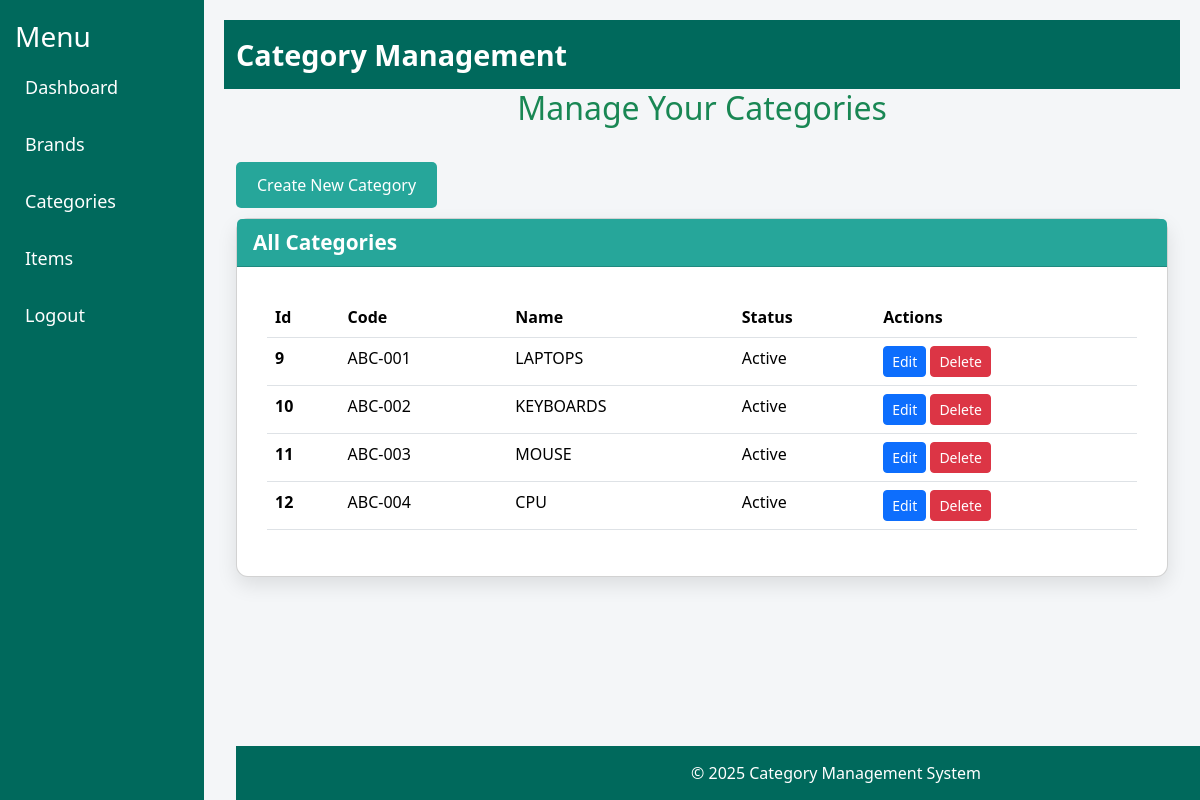
Screenshot of /category_management.php with the database file from the repository.
### tables this page shows
CREATE TABLE `master_category` (
  `id` int(11) NOT NULL,
  `code` varchar(50) NOT NULL,
  `name` varchar(100) NOT NULL,
  `status` enum('Active','Inactive') DEFAULT 'Active',
  `created_at` datetime DEFAULT current_timestamp(),
  `updated_at` datetime DEFAULT current_timestamp() ON UPDATE current_timestamp()
);

### classes/category.php (called while the page is built, shortened)
<?php
require_once 'classes/db.php';
class Category {
    private $conn;
    public function __construct() {
        $database = new db();
        $this->conn = $database->connect();
    }
    public function getAllCategories() {
        try {
            $sql = "SELECT * FROM master_category";
            $stmt = $this->conn->prepare($sql);
            $stmt->execute();
            return $stmt->fetchAll(PDO::FETCH_ASSOC);
        } catch (PDOException $e) {
            return [];
        }
    }
}
?>

### classes/db.php (called while the page is built, shortened)
<?php
class db {
    private $host = "localhost";
    private $db_name = "mdm_db";
    private $username = "root";
    private $password = "";
    public function connect() {
        $this->conn = null;
        try {
            $this->conn = new PDO("mysql:host={$this->host};dbname={$this->db_name}", $this->username, $this->password);
            $this->conn->setAttribute(PDO::ATTR_ERRMODE, PDO::ERRMODE_EXCEPTION);
        } catch(PDOException $e) {
            echo "Connection failed: " . $e->getMessage();
        }
        return $this->conn;
    }
}
?>

### category_management.php (the view, shortened to what this page needs)
<?php
require_once 'classes/db.php';
require_once 'classes/category.php';
$categoryObj = new Category();
$categories = $categoryObj->getAllCategories();
?>
<!DOCTYPE html>
<html lang="en">
<head>
  <link href="https://cdn.jsdelivr.net/npm/bootstrap@5.3.3/dist/css/bootstrap.min.css" rel="stylesheet">
</head>
<body>
  <div class="side-nav">
    <h3 class="text-white">Menu</h3>
    <a href="admin_dashboard.php" class="active">Dashboard</a>
    <a href="brand_management.php">Brands</a>
    <a href="category_management.php">Categories</a>
    <a href="item_management.php">Items</a>
    <a href="logout.php" onclick="return confirmLogout()">Logout</a>
  </div>
  <div class="content">
    <nav class="navbar navbar-expand-lg">
      <div class="container-fluid">
        <a class="navbar-brand" href="#">Category Management</a>
      </div>
    </nav>
    <div class="container">
      <h2 class="text-center text-success mb-4">Manage Your Categories</h2>
      <button class="btn btn-custom" data-bs-toggle="modal" data-bs-target="#createCategoryModal">Create New Category</button>
<div class="card">
    <div class="card-header">All Categories</div>
    <div class="card-body">
        <table class="table">
            <thead>
                <tr>
                    <th scope="col">Id</th>
                    <th scope="col">Code</th>
                    <th scope="col">Name</th>
                    <th scope="col">Status</th>
                    <th scope="col">Actions</th>
                </tr>
            </thead>
            <tbody>
                <?php foreach ($categories as $category): ?>
                <tr>
                    <th scope="row"><?= htmlspecialchars($category['id']) ?></th>
                    <td><?= htmlspecialchars($category['code']) ?></td>
                    <td><?= htmlspecialchars($category['name']) ?></td>
                    <td><?= htmlspecialchars($category['status']) ?></td>
                    <td>
<a href="category_management.php?edit_id=<?= $category['id'] ?>" class="btn btn-primary btn-sm">
    Edit
</a>
                        <button class="btn btn-danger btn-sm btn-delete-category" data-id="<?= $category['id'] ?>">Delete</button>
                    </td>
                </tr>
                <?php endforeach; ?>
            </tbody>
        </table>
    </div>
</div>
  <footer>
    &copy; 2025 Category Management System
  </footer>
</body>
</html>

### category_management.php (style rules this page uses)
body { font-family: 'Segoe UI', sans-serif; background-color: #f4f6f8; margin: 0; display: flex; height: 100vh; }
.side-nav { height: 100%; width: 17%; position: fixed; top: 0; left: 0; background-color: #00695c; padding-top: 20px; padding-left: 15px; }
.side-nav a { display: block; color: white; padding: 10px; text-decoration: none; margin: 10px 0; font-size: 18px; }
.content { margin-left: 17%; padding: 20px; width: 83%; overflow: auto; }
.navbar { background-color: #00695c; }
.navbar-brand { color: white !important; font-weight: bold; font-size: 1.8rem; }
.card { border-radius: 12px; box-shadow: 0 8px 20px rgba(0, 0, 0, 0.1); background-color: white; margin-bottom: 30px; }
.card-header { background-color: #26a69a; color: white; font-weight: bold; font-size: 1.3rem; }
.card-body { padding: 30px; }
.btn-custom { background-color: #26a69a; color: white; padding: 10px 20px; border-radius: 5px; margin: 10px 0; }
.table thead { background-color: #26a69a; color: white; }
footer { background-color: #00695c; color: #fff; text-align: center; padding: 15px; position: fixed; bottom: 0; width: 100%; }

### rows the page displays
master_category: id "9", code "ABC-001", name "LAPTOPS", status "Active"
master_category: id "10", code "ABC-002", name "KEYBOARDS", status "Active"
master_category: id "11", code "ABC-003", name "MOUSE", status "Active"
master_category: id "12", code "ABC-004", name "CPU", status "Active"
